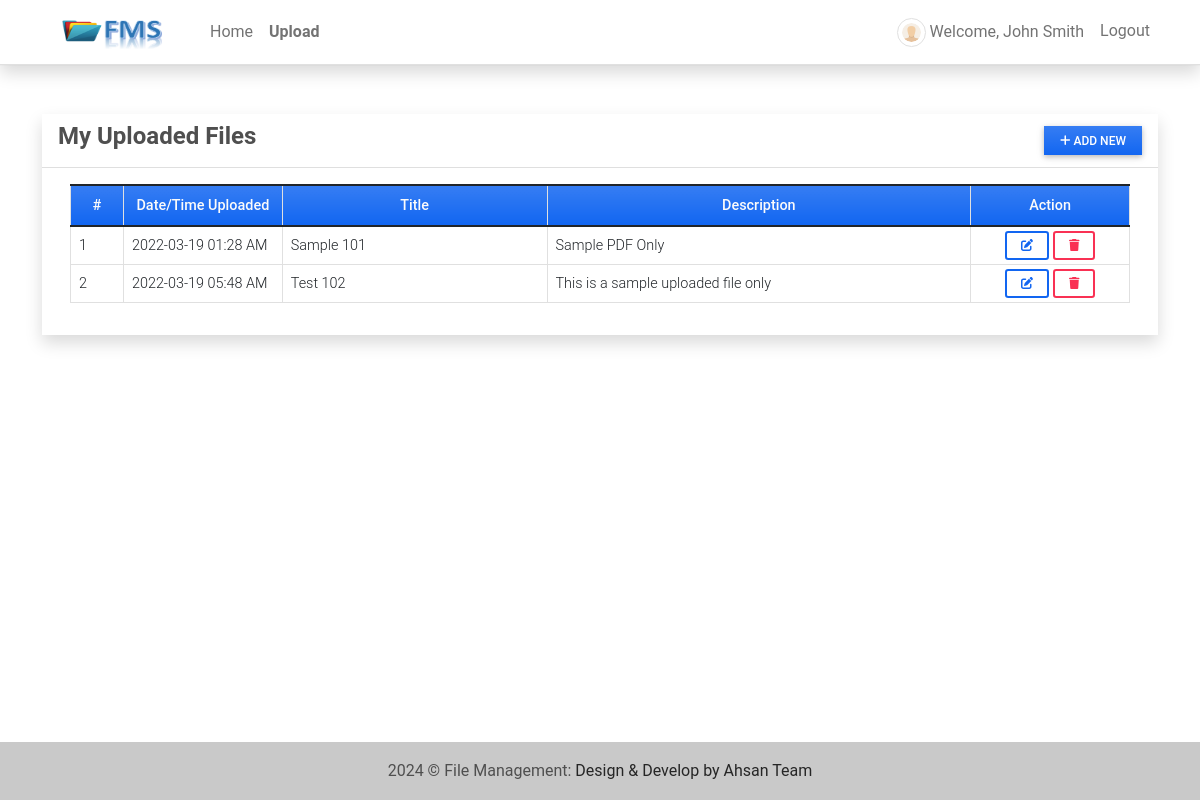
Page /my_posts (signed in) on the committed database.
### fmsApp/models.py (models this page shows, shortened)
class Post(models.Model):
    user = models.ForeignKey(User, on_delete=models.CASCADE)
    title = models.CharField(max_length=250)
    description = models.TextField(blank=True, null=True)
    file_path = models.FileField(upload_to='uploads/',blank=True, null=True)
    date_created = models.DateTimeField(default=timezone.now)
    date_updated = models.DateTimeField(auto_now=True)

### fmsApp/views.py (the view)
# urls.py: path('my_posts', views.posts_mgt, name='posts-page'),
@login_required
def posts_mgt(request):
    context['page_title'] = 'Uploads'
    posts = Post.objects.filter(user = request.user).order_by('title', '-date_created').all()
    context['posts'] = posts
    return render(request, 'posts_mgt.html', context)

### fmsApp/templates/posts_mgt.html (shortened to what this page needs)
{% extends 'base.html' %} {% block pageContent %}
<div class="col-lg-12 col-md-12 col-sm-12 col-xs-12">
    <div class="card card-default rounded-0 shadow ">
        <div class="card-header">
            <div class="d-flex w-100 align-items-center justify-content-between">
                <h4 class="card-title fw-bold">My Uploaded Files</h4>
                <div class="tools">
                    <button type="button" class="btn btn-primary rounded-0 bg-gradient btn-sm" id='add_new'><i class="fa fa-plus"></i> Add New</button>
                </div>
            </div>
        </div>
        <div class="card-body">
            <div class="container-fluid">
                <table class="table table-bordered" id="post-list">
                    <colgroup>
                        <col width="5%">
                        <col width="15%">
                        <col width="25%">
                        <col width="40%">
                        <col width="15%">
                    </colgroup>
                    <thead>
                        <tr class="bg-gradient bg-primary bg-opacity-50 text-light">
                            <th class="px-2 py-2 text-center">#</th>
                            <th class="px-2 py-2 text-center">Date/Time Uploaded</th>
                            <th class="px-2 py-2 text-center">Title</th>
                            <th class="px-2 py-2 text-center">Description</th>
                            <th class="px-2 py-2 text-center">Action</th>
                        </tr>
                    </thead>
                    <tbody>
                        {% for post in posts %}
                        <tr>
                            <td class="px-2 py-1 align-middle">{{ forloop.counter }}</td>
                            <td class="px-2 py-1 align-middle">{{ post.date_created|date:"Y-m-d h:i A" }}</td>
                            <td class="px-2 py-1 align-middle">{{ post.title }}</td>
                            <td class="px-2 py-1 align-middle"><p class="m-0 text-truncate">{{ post.description }}</p></td>
                            <td class="px-2 py-1 align-middle text-center">
                                <a class="btn btn-outline-primary btn-sm edit-data" href="javascript:void(0)" data-id="{{ post.pk }}" title="Edit">
                                    <i class="fa fa-edit"></i>
                                </a>
                                <button class="btn btn-outline-danger btn-sm delete-data" type="button" data-id="{{ post.pk }}" title="Delete">
                                    <i class="fa fa-trash"></i>
                                </button>
                            </td>
                        </tr>
                        {% endfor %}
                    </tbody>
                </table>
            </div>
        </div>
    </div>
</div>
{% endblock pageContent %}

### fmsApp/templates/topNavigation.html (shortened to what this page needs)
{% load static %}
<header>
    <nav class="navbar navbar-expand-lg navbar-light bg-white fixed-top shadow border-bottom">
        <div class="container">
            <a class="navbar-brand" target="_blank" href="{% url 'home-page' %}">
                <img src="{{ MEDIA_URL }}/default/fms-logo.png" height="16" alt="{{ MEDIA_URL }}" loading="lazy" style="margin-top: -3px;" />
            </a>
            <div class="collapse navbar-collapse" id="navbarExample01">
                <ul class="navbar-nav me-auto mb-2 mb-lg-0" id="topNav">
                    {% if user.id %}
                    <li class="nav-item">
                        <a class="nav-link" aria-current="page" href="{% url 'home-page' %}">Home</a>
                    </li>
                    <li class="nav-item">
                        <a class="nav-link" aria-current="page" href="{% url 'posts-page' %}">Upload</a>
                    </li>
                    {% endif %}
                </ul>
                <ul class="navbar-nav d-flex flex-row">
                    {% if user.id %} {% if user.profile.user_type == 1 %} {% endif %}
                    <li class="nav-item me-3 me-lg-0">
                        <a class="nav-link" href="{% url 'profile' %}">
                            <span class="me-1"><img src="{{ MEDIA_URL }}/default/default-avatar.png" alt="User Avatar" id="user-avatar" class="img-thumbnail rounded-circle"></span>Welcome, {{ user.first_name }} {{user.last_name}}
                        </a>
                    </li>
                    <li class="nav-item me-3 me-lg-0">
                        <a class="nav-link" href="{% url 'logout' %}">Logout</a>
                    </li>
                    {% endif %}
                </ul>
            </div>
        </div>
    </nav>
</header>

### static/assets/default/css/style.css (style rules this page uses)
html, body { height: 100%; width: 100%; max-height: 100%; overflow: auto; display: flex; flex-direction: column; }
body>header { flex-shrink: auto; }
#user-avatar { width: 1.8rem; height: 1.8rem; object-fit: scale-down; object-position: center center; }
.navbar-brand>img { width: 7em; height: 2em; }
.nav-item.active a.nav-link { font-weight: bolder !important; }

### rows in the picture
Post: date_created "2022-03-19 01:28 AM", title "Sample 101", description "Sample PDF Only"
Post: date_created "2022-03-19 05:48 AM", title "Test 102", description "This is a sample uploaded file only"

### other values in the picture
{{ user.first_name }} "John"
{{ user.last_name }} "Smith"
